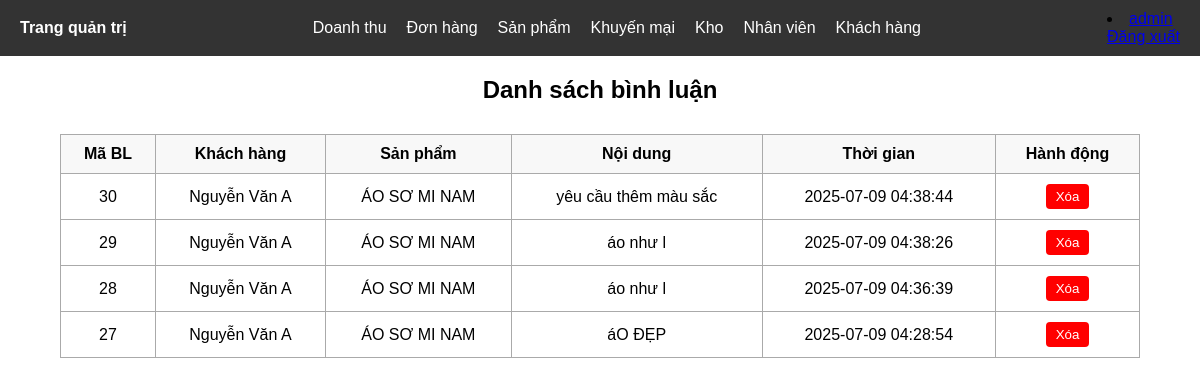
/admin/nhanvien/binhluan.php (signed in), run on the app's committed database.
### tables this page shows
CREATE TABLE `binhluan` (
  `MaBL` int(11) NOT NULL,
  `MaSP` int(11) NOT NULL,
  `MaKH` int(11) NOT NULL,
  `NoiDung` text NOT NULL,
  `ThoiGian` datetime NOT NULL DEFAULT current_timestamp()
);

CREATE TABLE `khachhang` (
  `MaKH` int(11) NOT NULL,
  `TenKH` varchar(50) NOT NULL,
  `Email` varchar(50) NOT NULL,
  `SDT` bigint(12) NOT NULL,
  `DiaChi` text NOT NULL,
  `MatKhau` varchar(50) NOT NULL
);

CREATE TABLE `sanphamnam` (
  `MaSP` int(11) NOT NULL,
  `TenSanPham` varchar(200) NOT NULL,
  `Gia` decimal(18,2) NOT NULL,
  `MaChiTiet` int(11) NOT NULL,
  `MoTa` text DEFAULT NULL,
  `GioiTinh` varchar(10) NOT NULL
);

### admin/nhanvien/binhluan.php (the view, shortened to what this page needs)
<?php
$conn = mysqli_connect("localhost", "root", "", "h_a");
$sql = "
    SELECT bl.MaBL, bl.NoiDung, bl.ThoiGian,
           kh.TenKH, sp.TenSanPham
    FROM binhluan bl
    LEFT JOIN khachhang kh ON bl.MaKH = kh.MaKH
    LEFT JOIN sanphamnam sp ON bl.MaSP = sp.MaSP
    ORDER BY bl.ThoiGian DESC
";
$result = mysqli_query($conn, $sql);
include '../include/header.php';
?>
<!DOCTYPE html>
<html lang="vi">
<head>
</head>
<body>
<h2>Danh sách bình luận</h2>
<table>
    <thead>
        <tr>
            <th>Mã BL</th>
            <th>Khách hàng</th>
            <th>Sản phẩm</th>
            <th>Nội dung</th>
            <th>Thời gian</th>
            <th>Hành động</th>
        </tr>
    </thead>
    <tbody>
        <?php if ($result && mysqli_num_rows($result) > 0): ?>
            <?php while ($row = mysqli_fetch_assoc($result)): ?>
                <tr>
                    <td><?= htmlspecialchars($row['MaBL']) ?></td>
                    <td><?= htmlspecialchars($row['TenKH'] ?? 'Khách ẩn danh') ?></td>
                    <td><?= htmlspecialchars($row['TenSanPham'] ?? '[Đã xóa]') ?></td>
                    <td><?= htmlspecialchars($row['NoiDung']) ?></td>
                    <td><?= htmlspecialchars($row['ThoiGian']) ?></td>
                    <td>
                        <form method="POST" onsubmit="return confirm('Bạn có chắc muốn xóa bình luận này không?');">
                            <button type="submit">Xóa</button>
                        </form>
                    </td>
                </tr>
            <?php endwhile; ?>
        <?php else: ?>
            <tr><td colspan="6">Không có bình luận nào.</td></tr>
        <?php endif; ?>
    </tbody>
</table>
</body>
</html>

### admin/include/header.php (style rules this page uses)
body { margin: 0; font-family: Arial, sans-serif; }

### admin/nhanvien/binhluan.php (style rules this page uses)
h2 { text-align: center; margin-top: 20px; }
table { width: 90%; margin: 30px auto; border-collapse: collapse; }
th, td { border: 1px solid #aaa; padding: 10px; text-align: center; }
th { background-color: #f8f8f8; }
form { margin: 0; }
button { background-color: red; color: white; padding: 5px 10px; border: none; border-radius: 4px; cursor: pointer; }

### data on the page
binhluan: MaBL "30", khachhang.TenKH "Nguyễn Văn A", sanphamnam.TenSanPham "ÁO SƠ MI NAM", NoiDung "yêu cầu thêm màu sắc", ThoiGian "2025-07-09 04:38:44"
binhluan: MaBL "29", khachhang.TenKH "Nguyễn Văn A", sanphamnam.TenSanPham "ÁO SƠ MI NAM", NoiDung "áo như l", ThoiGian "2025-07-09 04:38:26"
binhluan: MaBL "28", khachhang.TenKH "Nguyễn Văn A", sanphamnam.TenSanPham "ÁO SƠ MI NAM", NoiDung "áo như l", ThoiGian "2025-07-09 04:36:39"
binhluan: MaBL "27", khachhang.TenKH "Nguyễn Văn A", sanphamnam.TenSanPham "ÁO SƠ MI NAM", NoiDung "áO ĐẸP", ThoiGian "2025-07-09 04:28:54"

### other printed values
$tennv "admin"
